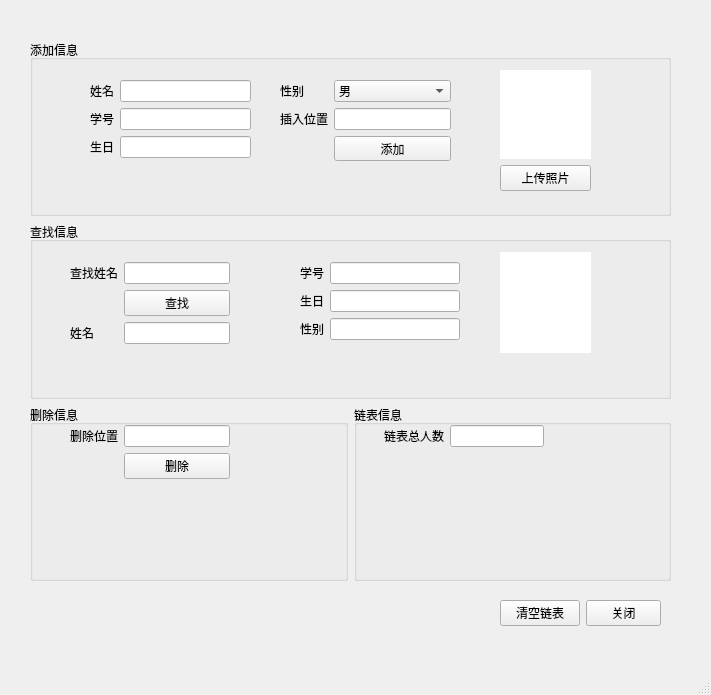
<?xml version="1.0" encoding="UTF-8"?>
<ui version="4.0">
 <class>MainWindow</class>
 <widget class="QMainWindow" name="MainWindow">
  <property name="geometry">
   <rect>
    <x>0</x>
    <y>0</y>
    <width>711</width>
    <height>695</height>
   </rect>
  </property>
  <property name="windowTitle">
   <string>MainWindow</string>
  </property>
  <widget class="QWidget" name="centralwidget">
   <widget class="QWidget" name="formLayoutWidget_7">
    <property name="geometry">
     <rect>
      <x>500</x>
      <y>600</y>
      <width>161</width>
      <height>41</height>
     </rect>
    </property>
    <layout class="QFormLayout" name="formLayout_7">
     <item row="0" column="0">
      <widget class="QPushButton" name="pushButton_clear">
       <property name="text">
        <string>清空链表</string>
       </property>
      </widget>
     </item>
     <item row="0" column="1">
      <widget class="QPushButton" name="pushButton_close">
       <property name="text">
        <string>关闭</string>
       </property>
      </widget>
     </item>
    </layout>
   </widget>
   <widget class="QWidget" name="">
    <property name="geometry">
     <rect>
      <x>30</x>
      <y>40</y>
      <width>641</width>
      <height>541</height>
     </rect>
    </property>
    <layout class="QVBoxLayout" name="verticalLayout">
     <item>
      <widget class="QGroupBox" name="groupBox_add">
       <property name="title">
        <string>添加信息</string>
       </property>
       <widget class="QWidget" name="formLayoutWidget">
        <property name="geometry">
         <rect>
          <x>60</x>
          <y>40</y>
          <width>161</width>
          <height>81</height>
         </rect>
        </property>
        <layout class="QFormLayout" name="formLayout">
         <item row="0" column="0">
          <widget class="QLabel" name="label_name_input">
           <property name="text">
            <string>姓名</string>
           </property>
          </widget>
         </item>
         <item row="0" column="1">
          <widget class="QLineEdit" name="lineEdit_name_input"/>
         </item>
         <item row="1" column="0">
          <widget class="QLabel" name="label_sno_input">
           <property name="text">
            <string>学号</string>
           </property>
          </widget>
         </item>
         <item row="1" column="1">
          <widget class="QLineEdit" name="lineEdit_sno_input"/>
         </item>
         <item row="2" column="0">
          <widget class="QLabel" name="label_birthday_input">
           <property name="text">
            <string>生日</string>
           </property>
          </widget>
         </item>
         <item row="2" column="1">
          <widget class="QLineEdit" name="lineEdit_birthday_input"/>
         </item>
        </layout>
       </widget>
       <widget class="QWidget" name="formLayoutWidget_2">
        <property name="geometry">
         <rect>
          <x>250</x>
          <y>40</y>
          <width>171</width>
          <height>81</height>
         </rect>
        </property>
        <layout class="QFormLayout" name="formLayout_2">
         <item row="0" column="0">
          <widget class="QLabel" name="label_sex_input">
           <property name="text">
            <string>性别</string>
           </property>
          </widget>
         </item>
         <item row="1" column="0">
          <widget class="QLabel" name="label_pos_input">
           <property name="text">
            <string>插入位置</string>
           </property>
          </widget>
         </item>
         <item row="0" column="1">
          <widget class="QComboBox" name="comboBox_sex_input">
           <item>
            <property name="text">
             <string>男</string>
            </property>
           </item>
           <item>
            <property name="text">
             <string>女</string>
            </property>
           </item>
          </widget>
         </item>
         <item row="1" column="1">
          <widget class="QLineEdit" name="lineEdit_pos_input"/>
         </item>
         <item row="2" column="1">
          <widget class="QPushButton" name="pushButton_add_input">
           <property name="text">
            <string>添加</string>
           </property>
          </widget>
         </item>
        </layout>
       </widget>
       <widget class="QWidget" name="">
        <property name="geometry">
         <rect>
          <x>470</x>
          <y>30</y>
          <width>91</width>
          <height>121</height>
         </rect>
        </property>
        <layout class="QVBoxLayout" name="verticalLayout_2">
         <item>
          <widget class="QLabel" name="label_pic_input">
           <property name="styleSheet">
            <string notr="true">background-color:white;
border-color:#FFFFFF;</string>
           </property>
           <property name="text">
            <string/>
           </property>
          </widget>
         </item>
         <item>
          <widget class="QPushButton" name="pushButton_upload_input">
           <property name="text">
            <string>上传照片</string>
           </property>
          </widget>
         </item>
        </layout>
       </widget>
      </widget>
     </item>
     <item>
      <widget class="QGroupBox" name="groupBox_search">
       <property name="title">
        <string>查找信息</string>
       </property>
       <widget class="QWidget" name="formLayoutWidget_3">
        <property name="geometry">
         <rect>
          <x>270</x>
          <y>40</y>
          <width>160</width>
          <height>80</height>
         </rect>
        </property>
        <layout class="QFormLayout" name="formLayout_3">
         <item row="0" column="0">
          <widget class="QLabel" name="label_sno_find">
           <property name="text">
            <string>学号</string>
           </property>
          </widget>
         </item>
         <item row="0" column="1">
          <widget class="QLineEdit" name="lineEdit_sno_find">
           <property name="readOnly">
            <bool>true</bool>
           </property>
          </widget>
         </item>
         <item row="1" column="0">
          <widget class="QLabel" name="label_birthday_find">
           <property name="text">
            <string>生日</string>
           </property>
          </widget>
         </item>
         <item row="1" column="1">
          <widget class="QLineEdit" name="lineEdit_birthday_find">
           <property name="readOnly">
            <bool>true</bool>
           </property>
          </widget>
         </item>
         <item row="2" column="0">
          <widget class="QLabel" name="label_sex_find">
           <property name="text">
            <string>性别</string>
           </property>
          </widget>
         </item>
         <item row="2" column="1">
          <widget class="QLineEdit" name="lineEdit_sex_find">
           <property name="readOnly">
            <bool>true</bool>
           </property>
          </widget>
         </item>
        </layout>
       </widget>
       <widget class="QWidget" name="formLayoutWidget_4">
        <property name="geometry">
         <rect>
          <x>40</x>
          <y>40</y>
          <width>160</width>
          <height>83</height>
         </rect>
        </property>
        <layout class="QFormLayout" name="formLayout_4">
         <item row="0" column="0">
          <widget class="QLabel" name="label_name_search">
           <property name="text">
            <string>查找姓名</string>
           </property>
          </widget>
         </item>
         <item row="2" column="0">
          <widget class="QLabel" name="label_name_find">
           <property name="text">
            <string>姓名</string>
           </property>
          </widget>
         </item>
         <item row="2" column="1">
          <widget class="QLineEdit" name="lineEdit_name_find">
           <property name="readOnly">
            <bool>true</bool>
           </property>
          </widget>
         </item>
         <item row="1" column="1">
          <widget class="QPushButton" name="pushButton_search">
           <property name="text">
            <string>查找</string>
           </property>
          </widget>
         </item>
         <item row="0" column="1">
          <widget class="QLineEdit" name="lineEdit_name_search"/>
         </item>
        </layout>
       </widget>
       <widget class="QLabel" name="label_pic_find">
        <property name="geometry">
         <rect>
          <x>470</x>
          <y>30</y>
          <width>91</width>
          <height>101</height>
         </rect>
        </property>
        <property name="styleSheet">
         <string notr="true">background-color:white;
</string>
        </property>
        <property name="text">
         <string/>
        </property>
       </widget>
      </widget>
     </item>
     <item>
      <layout class="QHBoxLayout" name="horizontalLayout">
       <item>
        <widget class="QGroupBox" name="groupBox_delete">
         <property name="title">
          <string>删除信息</string>
         </property>
         <widget class="QWidget" name="formLayoutWidget_5">
          <property name="geometry">
           <rect>
            <x>40</x>
            <y>20</y>
            <width>160</width>
            <height>80</height>
           </rect>
          </property>
          <layout class="QFormLayout" name="formLayout_5">
           <item row="0" column="0">
            <widget class="QLabel" name="label_pos_delete">
             <property name="text">
              <string>删除位置</string>
             </property>
            </widget>
           </item>
           <item row="0" column="1">
            <widget class="QLineEdit" name="lineEdit_pos_delete"/>
           </item>
           <item row="1" column="1">
            <widget class="QPushButton" name="pushButton_delete">
             <property name="text">
              <string>删除</string>
             </property>
            </widget>
           </item>
          </layout>
         </widget>
        </widget>
       </item>
       <item>
        <widget class="QGroupBox" name="groupBox_4">
         <property name="title">
          <string>链表信息</string>
         </property>
         <widget class="QWidget" name="formLayoutWidget_6">
          <property name="geometry">
           <rect>
            <x>30</x>
            <y>20</y>
            <width>160</width>
            <height>80</height>
           </rect>
          </property>
          <layout class="QFormLayout" name="formLayout_6">
           <item row="0" column="0">
            <widget class="QLabel" name="label_num_info">
             <property name="text">
              <string>链表总人数</string>
             </property>
            </widget>
           </item>
           <item row="0" column="1">
            <widget class="QLineEdit" name="lineEdit_num_info">
             <property name="readOnly">
              <bool>true</bool>
             </property>
            </widget>
           </item>
          </layout>
         </widget>
        </widget>
       </item>
      </layout>
     </item>
    </layout>
   </widget>
  </widget>
  <widget class="QMenuBar" name="menubar">
   <property name="geometry">
    <rect>
     <x>0</x>
     <y>0</y>
     <width>711</width>
     <height>23</height>
    </rect>
   </property>
  </widget>
  <widget class="QStatusBar" name="statusbar"/>
 </widget>
 <resources>
  <include location="C:/Users/Administrator/Pictures/test.qrc"/>
 </resources>
 <connections/>
</ui>
